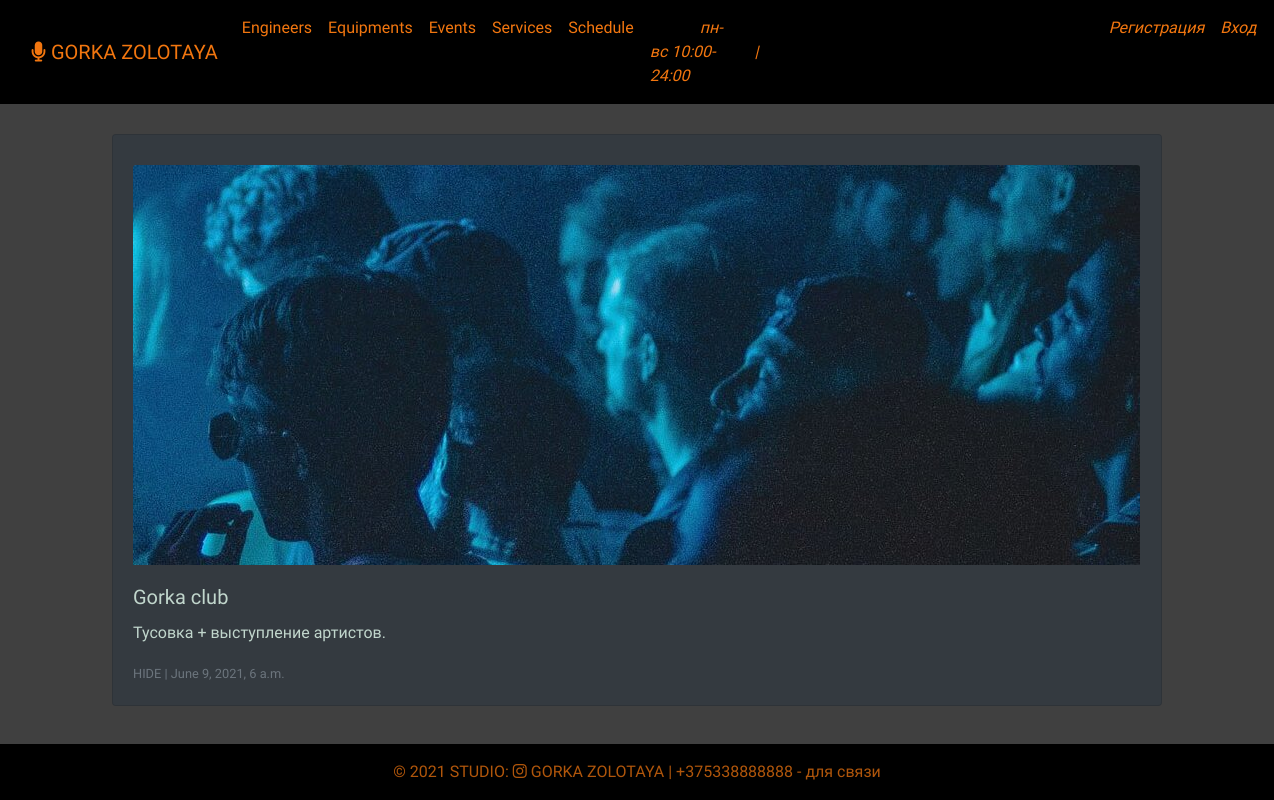
/event, run on the app's committed database.
### studio/models.py (models this page shows, shortened)
class Studio(models.Model):
    name = models.CharField(max_length=20,blank=True,null=True,default=None)
    description = models.TextField(blank=True, null=True,default=None)
    address = models.CharField(max_length=128, blank=True,null=True,default=None)
    phone_number = models.CharField(max_length=64, blank=True,null=True,default=None)
    work_time = models.CharField(max_length=128, blank=True,null=True,default=None)
    is_active = models.BooleanField(default=True)
    created = models.DateTimeField(auto_now_add=True, auto_now=False)
    updated = models.DateTimeField(auto_now_add=False,auto_now=True)
    opening_days_hours = models.CharField(max_length=128, blank=True,null=True,default=None)
    class Meta:
        verbose_name = 'Студия звукозаписи'
        verbose_name_plural = 'Студии звукозаписи'

class Event(models.Model):
    name = models.CharField(max_length=20,blank=True,null=True,default=None)
    description = models.TextField(blank=True,null=True,default=None)
    image = models.ImageField(upload_to='event_image')
    date = models.DateTimeField(blank=True,null=True)
    location = models.CharField(max_length=50, blank=True, null=True, default=None)
    studio = models.ForeignKey(Studio,on_delete=models.DO_NOTHING,blank=True,null=True,default=None)
    is_active = models.BooleanField(default=True)
    created = models.DateTimeField(auto_now_add=True,auto_now=False)
    updated = models.DateTimeField(auto_now_add=False,auto_now=True)
    price = models.DecimalField(max_digits=10, decimal_places=2, default=0)
    class Meta:
        verbose_name = 'Мероприятие'
        verbose_name_plural = 'Мероприятия'

### studio/views.py (the view)
# urls.py: path('event',event,name='event'),
def event(request):
    events = Event.objects.all()[0]
    studio = Studio.objects.get(id=1)
    return render(request,'event.html',{'events': events,'studio': studio})

### templates/event.html (shortened to what this page needs)
{% extends 'base.html' %}
{% block content %}
    <div class="container">
        <div class="row">
            <div class="col-lg">
            <div class="card mb text-white bg-dark"  style="margin: 30px;">
              <img src="{{ events.image.url }}" class="card-img-top" alt="..." style="width:1007px; height: 400px; margin-top: 30px;margin-left: 20px;margin-right: 20px;" >
              <div class="card-body" style="font-family: 'Orelega One', cursive; color: #c1d6cc">
                <h5 class="card-title">{{ events.name }}</h5>
                <p class="card-text">{{ events.description }}</p>
                <p class="card-text"><small class="text-muted">{{ events.location }} | {{ events.date }}</small></p>
              </div>
            </div></div>
        </div>
    </div>
{% endblock %}

### templates/base.html (shortened to what this page needs)
<!DOCTYPE html>
{% load static %}
<html lang="en">
<head>
    <link rel="stylesheet" href="https://cdn.jsdelivr.net/npm/bootstrap@4.6.0/dist/css/bootstrap.min.css">
    <link rel = "stylesheet" href="{%  static 'style.css'  %}" >
</head>
<body>
    <nav class="navbar navbar-expand-lg  bg-gradient " style="background-color: black; font-family: 'Original Surfer', cursive; color: #c1d6cc">
      <div class="container-fluid bg-gradient" >
        <a class="navbar-brand" style="color: rgba(255,124,16,0.95)" href="{% url 'home' %}"> <i class="fa fa-microphone" aria-hidden="true"></i> {{ studio.name | upper}} </a>
        <div class="collapse navbar-collapse" id="navbarText">
          <ul class="navbar-nav me-auto mb-2 mb-lg-0">
            <li class="nav-item">
              <a class="nav-link active" aria-current="page" style="color: rgba(255,124,16,0.95)" href="{% url 'engineer' %}">Engineers</a>
            </li>
            <li class="nav-item">
              <a class="nav-link active" aria-current="page" style="color: rgba(255,124,16,0.95)" href="{% url 'equipment' %}">Equipments</a>
            </li>
              <li class="nav-item">
              <a class="nav-link active" aria-current="page" style="color: rgba(255,124,16,0.95)" href="{% url 'event' %}">Events</a>
            </li>
             <li class="nav-item">
              <a class="nav-link active" aria-current="page" style="color: rgba(255,124,16,0.95)" href="{% url 'service' %}">Services</a>
            </li>
              <li class="nav-item">
                  {% if request.user.is_authenticated %}
                    <a class="nav-link active" aria-current="page" style="color: rgba(255,124,16,0.95)" href="{% url 'studiodate' %}">Schedule</a>
                  {% else %}
                    <a class="nav-link active" aria-current="page" style="color: rgba(255,124,16,0.95)" href="#">Schedule</a>
                  {% endif %}
            </li>
              <li class="nav-item">
                 <a class="nav-link"  style="color: rgba(255,124,16,0.95)"> <em style="margin-left: 50px">{{ studio.opening_days_hours }} </em> </a>
              </li>
            {% if request.user.is_authenticated %}
                <li class="nav-item">
                 <a class="nav-link"  style="color: rgba(255,124,16,0.95)"> <em style="margin-left: 100px">Добро пожаловать, {{ user.username }} ! &nbsp | </em>  </a>
              </li>
                <li class="nav-item">
                 <a class="nav-link"  href="{% url 'logout' %}" style="color: rgba(255,124,16,0.95)"> <em>Выйти</em>  </a>
              </li>
            {% else %}
                <li class="nav-item">
                 <a class="nav-link"  href="{% url 'register' %}" style="color: rgba(255,124,16,0.95)"> <em style="margin-left: 370px"> Регистрация  &nbsp &nbsp |</em>  </a>
                </li>
                <li class="nav-item">
                 <a class="nav-link"  href="{% url 'login' %}" style="color: rgba(255,124,16,0.95)"> <em>  Вход  </em>  </a>
              </li>
            {% endif %}
          </ul>
        </div>
      </div>
    </nav>
    {% block content %}
    {% endblock %}
    <footer class="bg-light text-center text-lg-start  bg-gradient" style="bottom: 0; position: absolute; width: 100%; font-family: 'Original Surfer', cursive; color: #c1d6cc">
      <div class="text-center p-3" style="background-color: black; color: rgba(255,124,16,0.69); margin-bottom: 0px;" >
        © 2021 STUDIO:
        <a class="text" style="color: rgba(255,124,16,0.69)" href="https://www.instagram.com/n.ooyo/"> <i class="fa fa-instagram" aria-hidden="true"></i> GORKA ZOLOTAYA</a>
          | {{ studio.phone_number }} - для связи
      </div>
    </footer>
</body>
</html>

### static/css/style.css (style rules this page uses)
* { margin: 0; box-sizing: border-box; }
body { background-color: rgba(0,0,0,0.75); font-family: 'Montserrat Alternates', sans-serif; }

### data on the page
Studio: name "GORKA ZOLOTAYA", opening_days_hours "пн-вс 10:00-24:00", phone_number "+375338888888"
Event: image (picture), name "Gorka club", description "Тусовка + выступление артистов.", location "HIDE", date "June 9, 2021, 6 a.m."
